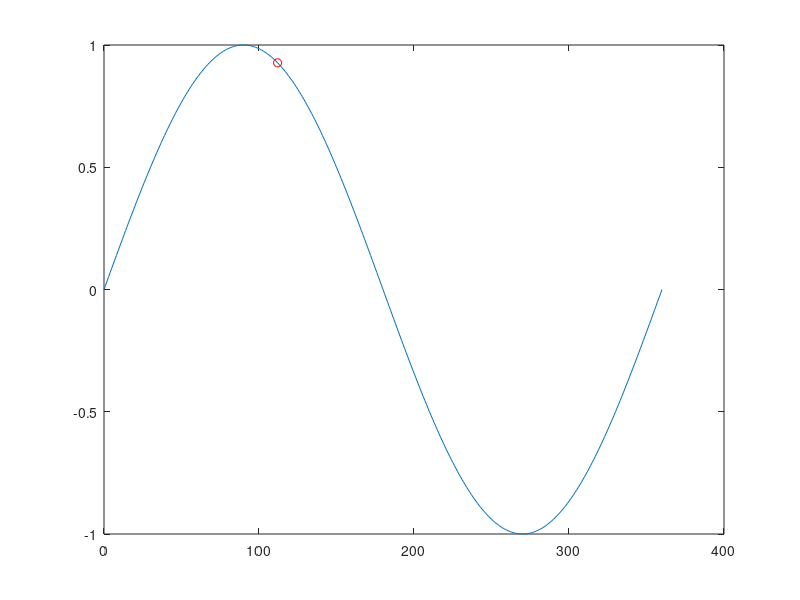

Recreate this plot in MATLAB. (Note: this script raises an error after producing the figure.)
%% Example of Debugging and Scope
%
% This script is intended to show you how functions and scripts fit
% together and how to use the MATLAB debugger.
% The script finds the analytical solution to sin(x) in degrees, identifies
% it on a plot of sin(x), then calculates estimates of sin(x) using the
% taylor series approx with varying number of terms.
%
% Created on: 17 Jan 2018
% By: DrB
%
% -------------------------------------------------------------------------

clear
clc
close all

%% Consider the analytical value of sin(x) for angle
angle = 112; % in degrees
analyticalAnswer = sind(angle);

%% Lets identify that on a graph of sin
x = 0:1:360;
y = sind(x);
plot(x,y);
hold on;
plot(angle,analyticalAnswer,'ro');

%% Now lets use the function taylorSine and loop to see effect of different terms
taylorEst = zeros(1,1000);
tic
for i = 1:1000
    % Use function taylorSine
    taylorEst(i) = taylorSine(angle,i);
    % Then plot to see where estimate is
    plot(angle,taylorEst(i),'x');
end
toc
%% Create a legend and axis labels
title('sin(x) Analytical vs Taylor Estimates')
legend('sin(x)','analytical sol','taylor 1 term','taylor 2 term','taylor 3 term')
xlabel('x')
ylabel('sin(x)')